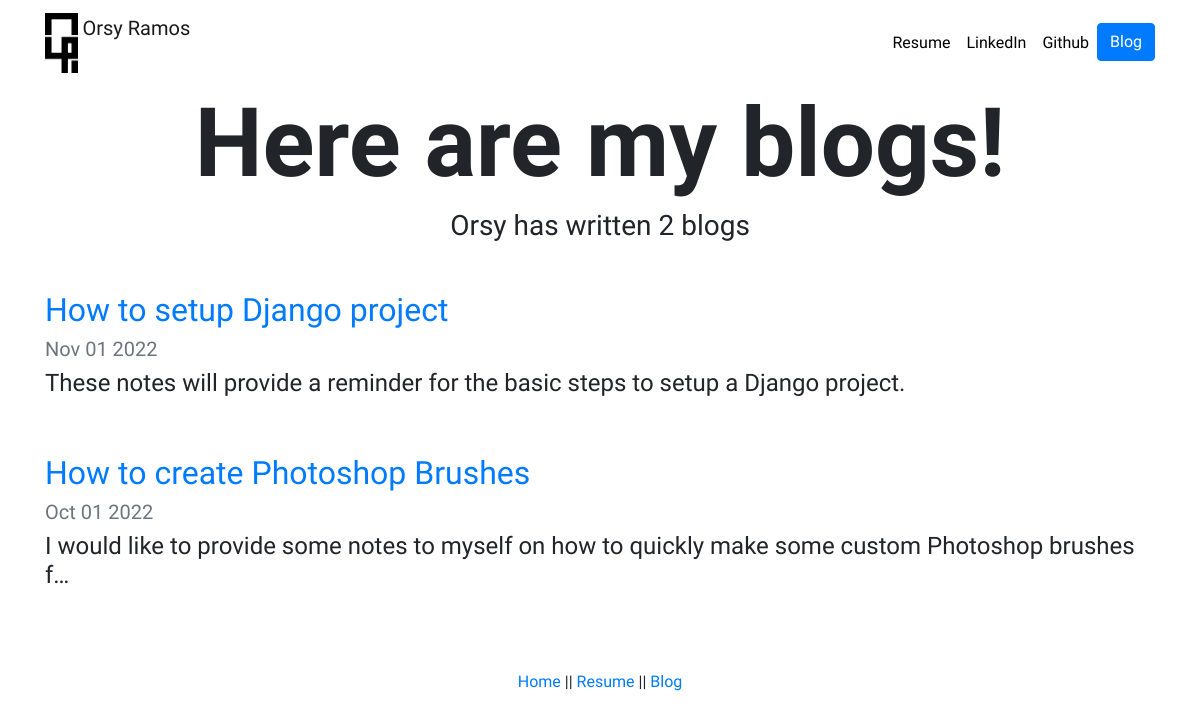
Screenshot of /blog/ with the database file from the repository.
### blog/models.py (models this page shows, shortened)
class Blog(models.Model):
    title = models.CharField(max_length=200)
    description = models.TextField(max_length=250)
    date = models.DateField()

### blog/views.py (the view)
# urls.py: path('', views.all_blogs, name='all_blogs'),
def all_blogs(request):
    blogs = Blog.objects.order_by('-date')
    return render(request, 'blog/all_blogs.html', {'blogs':blogs})

### blog/templates/blog/all_blogs.html
{% extends 'portfolio/base.html' %}
{% block content %}
    <h1 id="blogtitle" class="font-weight-bold text-center">Here are my blogs!</h1>
    <h3 class="text-center mb-5">Orsy has written {{ blogs.count }} blog{{ blogs.count|pluralize }}</h3>
    {% for blog in blogs %}
       <a href="{% url 'blog:detail' blog.id %}"><h2>{{ blog.title }}</h2></a>
       <h5 class="text-muted">{{ blog.date|date:'M d Y' }}</h5>
       <h4>{{ blog.description|striptags|truncatechars:100 }}</h4>
       <br>
       <br>
    {% endfor %}
{% endblock %}

### portfolio/static/portfolio/custom.css (style rules this page uses)
body { font-family: 'Amatic SC', cursive; }
#blogtitle { font-size: 6rem; }

### rows the page displays
Blog: title "How to setup Django project", date "Nov 01 2022", description "These notes will provide a reminder for the basic steps to setup a Django project."
Blog: title "How to create Photoshop Brushes", date "Oct 01 2022", description "I would like to provide some notes to myself on how to quickly make some custom Photoshop brushes f…"

### other values shown
{{ blogs.count }} "2"
